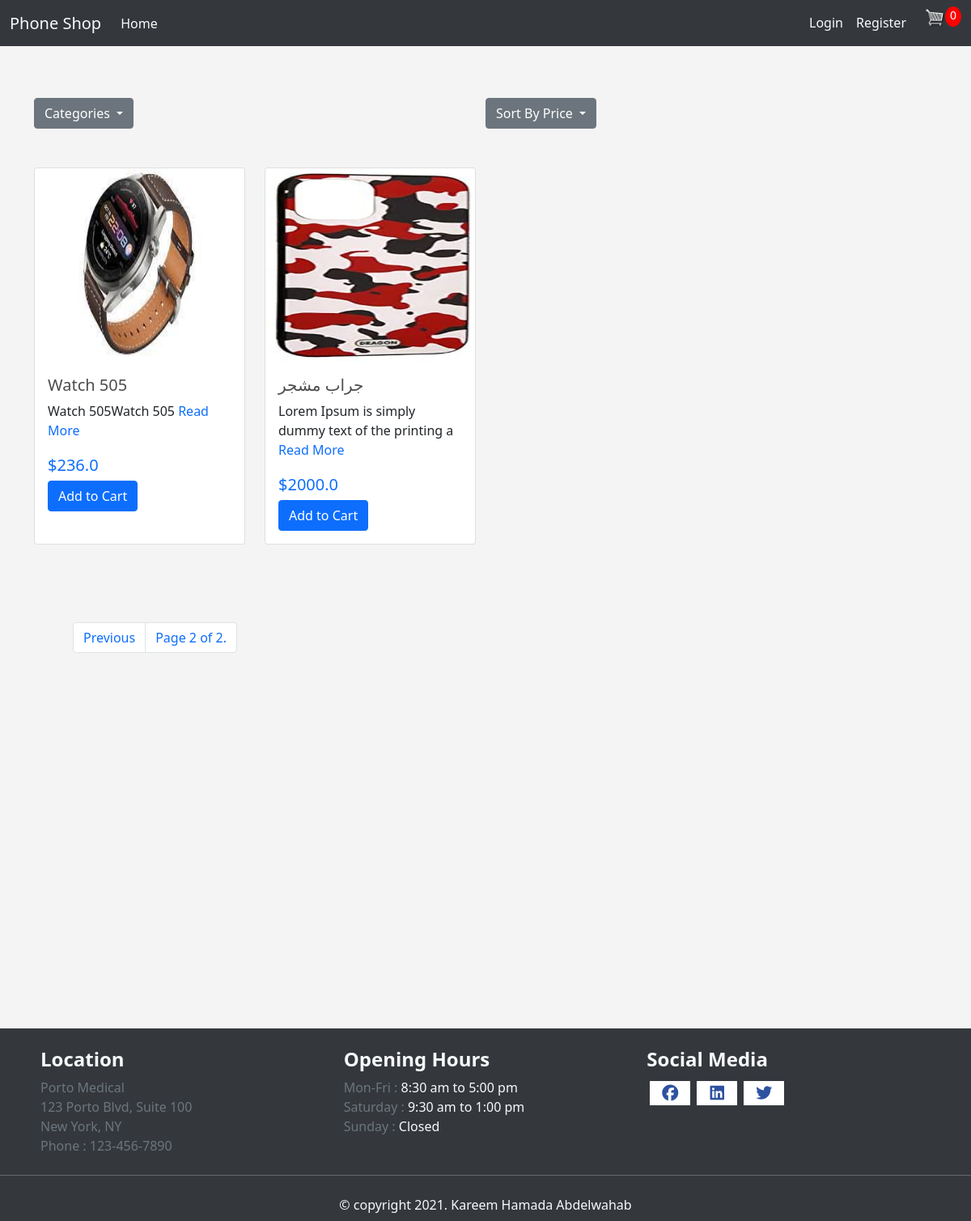
Screenshot of /?page=2 with the database file from the repository.
### store/models.py (models this page shows, shortened)
class Product(models.Model):
	category = models.ForeignKey(Category,on_delete=models.SET_NULL, null=True,blank=True)
	name = models.CharField(max_length=200)
	price = models.FloatField()
	image = models.ImageField(null=True, blank=True)
	description = models.TextField(null=True, blank=True)
	@property
	def imageURL(self):
		try:
			url = self.image.url
		except:
			url = ''
		return url

### store/views.py (the view)
# urls.py: path('', include('store.urls')),
def store(request):
    if request.user.is_authenticated:
        customer = request.user
        order, created = Order.objects.get_or_create(customer=customer, complete=False)
        items = order.orderitem_set.all()
        itemsCount = 0
        for item in items:
            itemsCount += item.quantity
    else:
        itemsCount = 0
    categories = Category.objects.all()
    products = Product.objects.all()
    p = request.GET.get("p")
    if p == "high":
        products = Product.objects.order_by("-price")
    else:
        products = Product.objects.order_by("price")
    q = request.GET.get("q")
    if q != None:
        products = Product.objects.filter(
            Q(category__name__icontains=q) |
            Q(name__icontains=q)
        )
    p = Paginator(products, 5)
    page_num = request.GET.get("page", 1)
    try:
        page = p.page(page_num)
    except EmptyPage:
        page = p.page(1)
    numberOfPagesPaggination = p.num_pages
    context = {"products": page, "itemsCount": itemsCount, "categories": categories,
               "numberOfPagesPaggination": numberOfPagesPaggination}
    return render(request, "store/store.html", context)

### store/templates/store/store.html (shortened to what this page needs)
{% extends 'main.html' %}
{% load static %}
{% block content %}
	<div class="row">
		<div class="row mt-5 col-12">
			{% if request.user.is_authenticated %}
				<div class="dropdown mt-3 col-6">
					<button class="btn btn-secondary dropdown-toggle" type="button" id="dropdownMenuButton1" data-bs-toggle="dropdown" aria-expanded="false">
						Categories
					</button>
					<ul class="dropdown-menu" aria-labelledby="dropdownMenuButton1">
						<li><a class="dropdown-item" href="{% url 'store' %}">All</a></li>
					{% for category in categories %}
						<li><a class="dropdown-item" href="{% url 'store' %}?q={{category.name}}">{{category.name}}</a></li>
					{% endfor %}
					</ul>
				</div>
				<div class="dropdown mt-3 col-6">
					<button class="btn btn-secondary dropdown-toggle" type="button" id="dropdownMenuButton1" data-bs-toggle="dropdown" aria-expanded="false">
						Sort By Price
					</button>
					<ul class="dropdown-menu" aria-labelledby="dropdownMenuButton1">
						<li><a class="dropdown-item" href="{% url 'store' %}?p=low">Low to high</a></li>
						<li><a class="dropdown-item" href="{% url 'store' %}?p=high">High to low</a></li>
					</ul>
				</div>
				<div class="mt-3 col-12">
					<a href="{% url 'cart' %}"class="btn btn-outline-primary">Shopping Cart &#x2192;</a>
				</div>
			{% else %}
				<div class="dropdown mt-3 col-6">
					<button class="btn btn-secondary dropdown-toggle" type="button" id="dropdownMenuButton1" data-bs-toggle="dropdown" aria-expanded="false">
						Categories
					</button>
				</div>
				<div class="dropdown mt-3 col-6">
					<button class="btn btn-secondary dropdown-toggle" type="button" id="dropdownMenuButton1" data-bs-toggle="dropdown" aria-expanded="false">
						Sort By Price
					</button>
				</div>
			{% endif %}
		</div>
		<main class="mt-5 col-12">
				<div class="row row-cols-2 row-cols-md-3 row-cols-lg-4 g-4">
					{% for product in products %}
						<div class="col">
							<div class="card h-100">
								<a href="{% url 'productDetails' product.id %}">
									<img src="{{product.imageURL}}" style="height: 15rem;" class="card-img-top" alt="Card image product">
								</a>
								<div class="card-body">
									<h5 class="card-title">{{product.name}}</h5>
									<p class="card-text">
										{{product.description | slice:'50'}}
										<a href="{% url 'productDetails' product.id %}">Read More</a>
									</p>
									<div>
										<div class="text-primary fs-5 mb-1">${{product.price}}</div>
										{% if request.user.is_authenticated %}
										<button class="btn btn-primary update-cart" data-product="{{product.id}}"
											data-action="add">Add to Cart</button>
										{% else %}
											<a href="/accounts/login/" class="btn btn-primary">Add to Cart</a>
										{% endif %}
									</div>
								</div>
							</div>
						</div>
					{% endfor %}
				</div>
			<div class="mt-5 p-5">
				<nav aria-label="Page navigation example">
					<ul class="pagination">
						{% if products.has_previous %}
							<li class="page-item"><a class="page-link" href="{% url 'store' %}?page={{products.previous_page_number}}">Previous</a></li>
						{% endif %}
							<li class="page-item"><a class="page-link">Page {{ products.number }} of {{ products.paginator.num_pages }}.</a></li>
					</ul>
				</nav>
			</div>
		</main>
   </div>
{% endblock content %}

### static/css/style.css (style rules this page uses)
* { margin: 0; padding: 0; box-sizing: border-box; }
body { background-color: #f4f4f4; height: 100%; }
h1,h2,h3,h4,h5,h6 { color:hsl(0, 0%, 30%); }
a { text-decoration: none!important; }

### rows the page displays
Product: imageURL (picture), name "Watch 505", description "Watch 505Watch 505", price "236.0"
Product: imageURL (picture), name "جراب مشجر", description "Lorem Ipsum is simply dummy text of the printing a", price "2000.0"

### other values shown
{{ products.number }} "2"
{{ products.paginator.num_pages }} "2"
